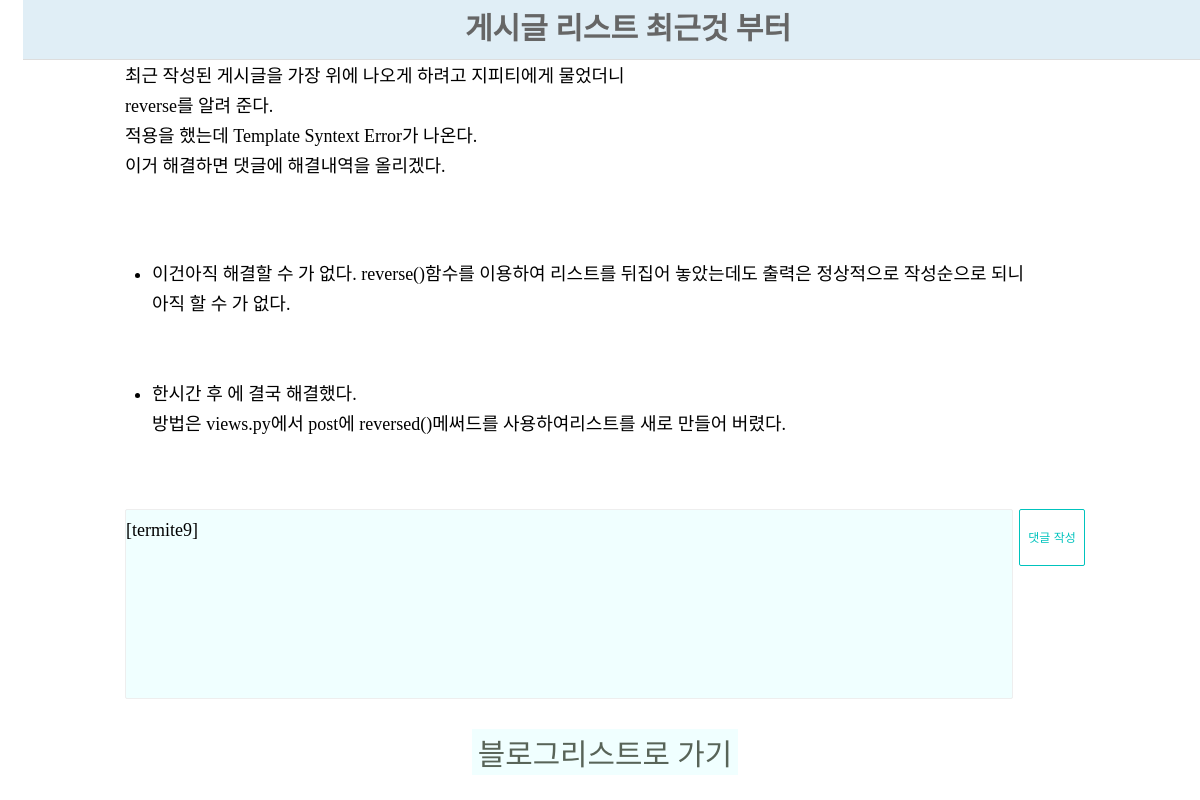
Screenshot of /posts/24/ (signed in) with the database file from the repository.
### pylog/blog/models.py (models this page shows, shortened)
class Post(models.Model):
    title = models.CharField("포스트제목", max_length=100)
    content = models.TextField("포스트내용")
    thumbnail = models.ImageField("썸네일 이미지", upload_to="post", blank=True)
    write_date = models.DateTimeField("작성날자", auto_now_add=True)
    writer = models.CharField("로그인해서글을쓴사람", max_length=100, blank=True)

class Comment(models.Model):
    post = models.ForeignKey(Post, on_delete=models.CASCADE)
    content = models.TextField("댓글내용")

### pylog/users/models.py (models this page shows)
class User(AbstractUser):
    profile_image = models.ImageField(
        "프로필이미지", upload_to = "users/profile", blank=True)
    short_description = models.TextField("소개글", blank=True)

### pylog/blog/views.py (the view)
# urls.py: path("posts/<int:post_id>/", post_detail),
def post_detail(request, post_id):
    post = Post.objects.get(id=post_id)
    if request.method == "POST":
        comment_content = request.POST["comment"]
        Comment.objects.create(
            post=post,
            content=comment_content,
        )
    context = {
        "post": post,
    }
    return render(request, "post_detail.html", context)

### pylog/templates/post_detail.html (shortened to what this page needs)
{% load static %}
<!DOCTYPE html>
<html lang="en">
<head>
    <link rel="stylesheet" href="{% static 'css/style.css' %}">
</head>
<body>
    <div id="navbar">
        <span >{{ post.title}}</span>
    </div>
    <div id="post-detail">
        <p>{{post.content|linebreaksbr}}</p>
        <ul class="comments">
            {% for comment in post.comment_set.all %}
                <li class="comment">{{comment.content}}</li>
            {% empty %}
                <li class="comment_empty">아직 댓글이 없습니다</li>
            {% endfor %}
        </ul>
        <form method="POST">
            <textarea class="textarea_font" name="comment" cols="50" rows="8">[{{user.username}}] </textarea>
            <button type="submit" class="btn btn-primary">댓글 작성</button>
        </form>
    </div>
    <div class="center">
        <button>
            <a href="/posts/"><h3>블로그리스트로 가기</h3></a>
        </button>
    </div>
</body>
</html>

### pylog/static/css/style.css (style rules this page uses)
ul, ol { list-style: none; padding: 0; margin: 0; }
h1, h2, h3, h4, h5, h6 { padding: 0; margin: 0; font-weight: 300; }
a { text-decoration: none; color: #586458; }
html { margin: 5px; margin-left: 15px; font-family: 'Nanum Myeongjo', serif; font-weight: 400; font-size: 15px; color: black; line-height: 30px; }
#navbar { position: fixed; top: 0; width: 100%; z-index: 999; display: flex; flex-direction: row; flex-wrap: nowrap; justify-content: center; align-items: center; background-color: rgba(221, 237, 246, 0.9); color: #666; font-size: 2.0rem; font-weight: 700; height: 59px; border-bottom: 1px solid #ddd; }
#navbar>span { margin-top: -2px; }
.btn, .btn_logout { width: 66px; height: 30px; line-height: 25px; background-color: #fff; border-radius: 15px; transition-duration: 0.3s; transition-timing-function: ease; font-size: 12px; cursor: pointer; text-align: center; }
.btn-primary { border: 1px solid #00c3bd; color: #00c3bd; }
ul.comments { font-size: 12px; }
ul.comments>li.comment { font-size: 1.2rem; list-style: disc; margin-left: 1.5em; }
#post-detail { display: flex; flex-direction: column; margin: 0 auto; max-width: 960px; padding: 30px 20px; white-space: pre-line; font-size: 1.5vw; font-weight: 500; }
#post-detail>form { width: 100%; margin-top: 10px; display: flex; }
#post-detail>form>textarea { border: 1px solid #eee; padding: 10px; box-sizing: border-box; resize: none; border-radius: 2px; flex-grow: 1; margin-right: 6px; padding-left: 60px; text-indent: -60px; list-style: disc; }
#post-detail>form>button { height: 57px; line-height: 50px; border-radius: 2px; }
button { background-color: azure; }
.center { text-align: center; display: flex; flex-direction: row; flex-wrap: nowrap; justify-content: center; }
.center button { color: #215ecf; font-size: 1.7rem; border-style: none; font-family: 'Nanum Myeongjo', serif; }
.textarea_font { background-color: azure; font-size: 1.2rem; font-family: 'Nanum Myeongjo', serif; }

### rows the page displays
Post: title "게시글 리스트 최근것 부터", content "최근 작성된 게시글을 가장 위에 나오게 하려고 지피티에게 물었더니 reverse를 알려 준다. 적용을 했는데 Template Syntext Error가 나온다. 이거 해결하면 댓글에 해결내역을 올리겠다."
Comment: content "이건아직 해결할 수 가 없다. reverse()함수를 이용하여 리스트를 뒤집어 놓았는데도 출력은 정상적으로 작성순으로 되니 아직 할 수 가 없다."
Comment: content "한시간 후 에 결국 해결했다. 방법은 views.py에서 post에 reversed()메써드를 사용하여리스트를 새로 만들어 버렸다."
User: comment "[termite9]"
